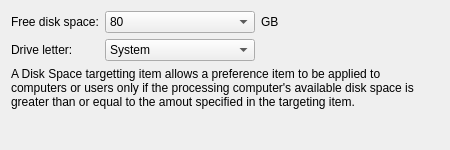
<?xml version="1.0" encoding="UTF-8"?>
<ui version="4.0">
 <class>DiskSpaceWidget</class>
 <widget class="QWidget" name="DiskSpaceWidget">
  <property name="geometry">
   <rect>
    <x>0</x>
    <y>0</y>
    <width>450</width>
    <height>150</height>
   </rect>
  </property>
  <property name="sizePolicy">
   <sizepolicy hsizetype="Preferred" vsizetype="Preferred">
    <horstretch>0</horstretch>
    <verstretch>0</verstretch>
   </sizepolicy>
  </property>
  <property name="minimumSize">
   <size>
    <width>450</width>
    <height>150</height>
   </size>
  </property>
  <property name="windowTitle">
   <string>Form</string>
  </property>
  <layout class="QGridLayout" name="gridLayout">
   <item row="0" column="0">
    <widget class="QLabel" name="label_3">
     <property name="sizePolicy">
      <sizepolicy hsizetype="Fixed" vsizetype="Preferred">
       <horstretch>0</horstretch>
       <verstretch>0</verstretch>
      </sizepolicy>
     </property>
     <property name="text">
      <string>Free disk space:</string>
     </property>
    </widget>
   </item>
   <item row="0" column="1">
    <widget class="QComboBox" name="periodicComboBox">
     <property name="sizePolicy">
      <sizepolicy hsizetype="Fixed" vsizetype="Fixed">
       <horstretch>0</horstretch>
       <verstretch>0</verstretch>
      </sizepolicy>
     </property>
     <property name="minimumSize">
      <size>
       <width>150</width>
       <height>0</height>
      </size>
     </property>
     <property name="currentIndex">
      <number>0</number>
     </property>
     <item>
      <property name="text">
       <string>80</string>
      </property>
     </item>
     <item>
      <property name="text">
       <string>120</string>
      </property>
     </item>
     <item>
      <property name="text">
       <string>160</string>
      </property>
     </item>
     <item>
      <property name="text">
       <string>240</string>
      </property>
     </item>
     <item>
      <property name="text">
       <string>320</string>
      </property>
     </item>
     <item>
      <property name="text">
       <string>640</string>
      </property>
     </item>
     <item>
      <property name="text">
       <string>1280</string>
      </property>
     </item>
     <item>
      <property name="text">
       <string>2048</string>
      </property>
     </item>
    </widget>
   </item>
   <item row="0" column="2">
    <widget class="QLabel" name="label_2">
     <property name="text">
      <string>GB</string>
     </property>
    </widget>
   </item>
   <item row="1" column="0">
    <widget class="QLabel" name="label_4">
     <property name="text">
      <string>Drive letter:</string>
     </property>
    </widget>
   </item>
   <item row="1" column="1">
    <widget class="QComboBox" name="comboBox">
     <item>
      <property name="text">
       <string>System</string>
      </property>
     </item>
     <item>
      <property name="text">
       <string>A:</string>
      </property>
     </item>
     <item>
      <property name="text">
       <string>B:</string>
      </property>
     </item>
     <item>
      <property name="text">
       <string>C:</string>
      </property>
     </item>
     <item>
      <property name="text">
       <string>D:</string>
      </property>
     </item>
     <item>
      <property name="text">
       <string>E:</string>
      </property>
     </item>
     <item>
      <property name="text">
       <string>F:</string>
      </property>
     </item>
     <item>
      <property name="text">
       <string>G:</string>
      </property>
     </item>
     <item>
      <property name="text">
       <string>H:</string>
      </property>
     </item>
     <item>
      <property name="text">
       <string>I:</string>
      </property>
     </item>
     <item>
      <property name="text">
       <string>J:</string>
      </property>
     </item>
     <item>
      <property name="text">
       <string>K:</string>
      </property>
     </item>
     <item>
      <property name="text">
       <string>L:</string>
      </property>
     </item>
     <item>
      <property name="text">
       <string>M:</string>
      </property>
     </item>
     <item>
      <property name="text">
       <string>N:</string>
      </property>
     </item>
     <item>
      <property name="text">
       <string>O:</string>
      </property>
     </item>
     <item>
      <property name="text">
       <string>P:</string>
      </property>
     </item>
     <item>
      <property name="text">
       <string>Q:</string>
      </property>
     </item>
     <item>
      <property name="text">
       <string>R:</string>
      </property>
     </item>
     <item>
      <property name="text">
       <string>S:</string>
      </property>
     </item>
     <item>
      <property name="text">
       <string>T:</string>
      </property>
     </item>
     <item>
      <property name="text">
       <string>U:</string>
      </property>
     </item>
     <item>
      <property name="text">
       <string>V:</string>
      </property>
     </item>
     <item>
      <property name="text">
       <string>W:</string>
      </property>
     </item>
     <item>
      <property name="text">
       <string>X:</string>
      </property>
     </item>
     <item>
      <property name="text">
       <string>Y:</string>
      </property>
     </item>
     <item>
      <property name="text">
       <string>Z:</string>
      </property>
     </item>
    </widget>
   </item>
   <item row="2" column="0" colspan="3">
    <widget class="QLabel" name="label">
     <property name="text">
      <string>A Disk Space targetting item allows a preference item to be applied to computers or users only if the processing computer's available disk space is greater than or equal to the amout specified in the targeting item.</string>
     </property>
     <property name="wordWrap">
      <bool>true</bool>
     </property>
    </widget>
   </item>
   <item row="3" column="0" colspan="3">
    <spacer name="verticalSpacer">
     <property name="orientation">
      <enum>Qt::Vertical</enum>
     </property>
     <property name="sizeHint" stdset="0">
      <size>
       <width>558</width>
       <height>137</height>
      </size>
     </property>
    </spacer>
   </item>
  </layout>
 </widget>
 <tabstops>
  <tabstop>periodicComboBox</tabstop>
 </tabstops>
 <resources/>
 <connections/>
</ui>
